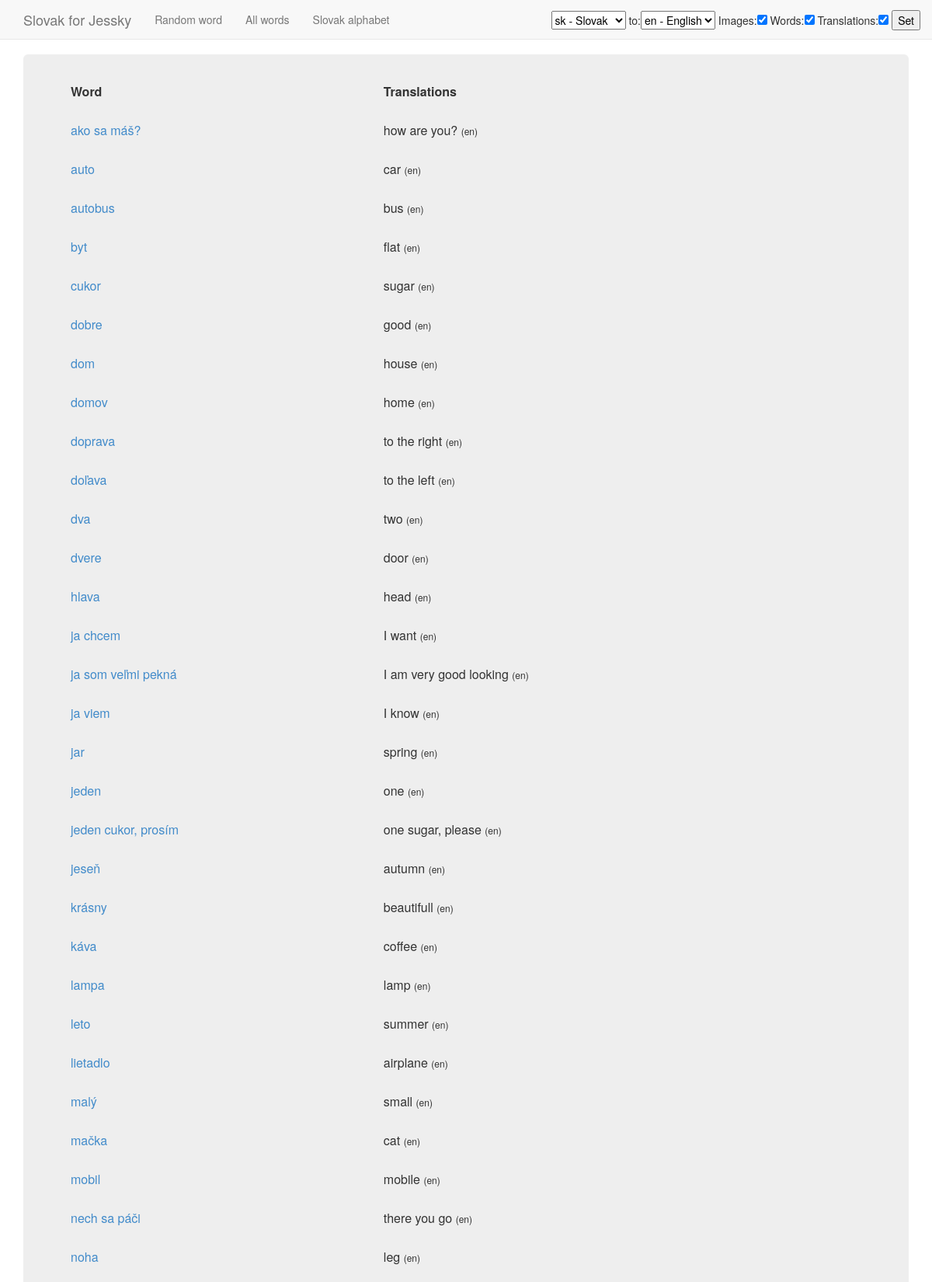
The app's page /wordphrase/list/1/ (upper part) with its own data.
### apps/wordphrase/models.py (models this page shows, shortened)
class WordPhrase(models.Model):
    WORD, PHRASE = 1, 2
    TYPE = (
        (WORD, 'Word'),
        (PHRASE, 'Phrase'),
    )
    text = models.CharField(max_length=255, unique=True)
    language = models.ForeignKey('Language')
    sounds = models.CharField(max_length=255, null=True, blank=True)
    type = models.SmallIntegerField(max_length=1, choices=TYPE, default=WORD)
    translations = models.ManyToManyField("self", blank=True, null=True)
    class Meta:
        ordering = (['text'])

class Language(models.Model):
    code = models.CharField(max_length=10)
    name = models.CharField(max_length=255)
    def __unicode__(self):
        return "%s - %s" % (self.code, self.name)

### apps/wordphrase/views.py (the view)
class WordPhraseListView(ListView):
    model = WordPhrase
    def get_queryset(self):
        return self.model.objects.filter(language=self.kwargs['language_id'])

### apps/wordphrase/forms.py
class SettingsForm(forms.Form):
    SOURCE_LANG_QUERYSET = Language.objects.all().order_by('id')
    DESTINATION_LANG_QUERYSET = Language.objects.all().order_by('-id')
    source_lang = forms.ModelChoiceField(
        label='',
        queryset=SOURCE_LANG_QUERYSET,
        empty_label=None,
    )
    destination_lang = forms.ModelChoiceField(label='to',
        queryset=DESTINATION_LANG_QUERYSET,
        empty_label=None,
    )
    show_images = forms.BooleanField(label='Images', required=False)
    show_wordphrase = forms.BooleanField(label='Words', required=False)
    show_translations = forms.BooleanField(label='Translations', required=False)
    next = forms.CharField(widget=forms.HiddenInput)

### apps/wordphrase/context_processors.py (called while the page is built)
def wordphrase(request):
    if not 'source_lang' in request.session:
        request.session['source_lang'] = SettingsForm.SOURCE_LANG_QUERYSET[0].id
    if not 'destination_lang' in request.session:
        request.session['destination_lang'] = SettingsForm.DESTINATION_LANG_QUERYSET[0].id
    return {
        'settings_form': SettingsForm(initial={
            'source_lang':request.session.get('source_lang',''),
            'destination_lang':request.session.get('destination_lang',''),
            'show_images':request.session.get('show_images', True),
            'show_wordphrase':request.session.get('show_wordphrase', True),
            'show_translations':request.session.get('show_translations', True),
            'next':request.get_full_path(),
        })
    }

### templates/wordphrase/wordphrase_list.html (shortened to what this page needs)
{% extends 'base.html' %}
{% load staticfiles %}
{% block content %}
    <table width='100%'>
    <tr>
        <th>Word</th>
        <th>Translations</th>
    </tr>
    {% for object in object_list %}
        <tr>
            <td>
                <a href="{% url 'wordphrase-detail' object.language.code object.id object.text|slugify %}">
                    {{ object.text }}
                </a>
            </td>
            <td>
                {% for translation in object.translations.all %}
                    {{ translation.text }} <span class='small'>({{  translation.language.code}})</span>
                {% endfor %}
            </td>
        </tr>
    {% endfor %}
    </table>
{% endblock %}

### templates/base.html (shortened to what this page needs)
<!DOCTYPE html>
<html lang="en">
<head>
    {% block css %}
        <link rel="stylesheet" type="text/css" href="{{ STATIC_URL }}css/bootstrap.min.css" />
        <link rel="stylesheet" type="text/css" href="{{ STATIC_URL }}css/main.css" />
    {% endblock %}
</head>
<body>
<div class="navbar navbar-default navbar-static-top" role="navigation">
    <div class="container">
        <div class="navbar-header">
            <a class="navbar-brand" href="/">Slovak for Jessky</a>
        </div>
        <div class="navbar-collapse collapse">
            <ul class="nav navbar-nav">
                <li><a href='{% url 'wordphrase-random' %}'>Random word</a></li>
                <li><a href='{% url 'wordphrase-list' request.session.source_lang %}'>All words</a></li>
                <li><a href="{% url 'alphabet-slovak' %}">Slovak alphabet</a></li>
            </ul>
            <ul class="nav navbar-nav navbar-right">
                <li>
                    <form method='post' action='{% url 'language-select' %}'>
                        {{ settings_form }} <input type='submit' value='Set' />
                    </form>
                </li>
            </ul>
        </div>
    </div>
</div>
<div class="container">
    <div class="jumbotron">
        {% block content %}
        {% endblock %}
    </div>
</div>
</body>
</html>

### static/css/main.css (style rules this page uses)
body { min-height: 2000px; }
.navbar-static-top { margin-bottom: 19px; }
label { font-weight:normal; }
.navbar-nav > li > form { padding: 13px 0 0 0; }
#id_destination_lang { xdisplay:none; }
.small { font-size: 75%; }
.jumbotron { margin-top:0; padding:23px; font-size:16px; line-height:3; }

### records on screen
WordPhrase: text "ako sa máš?"
WordPhrase: text "auto"
WordPhrase: text "autobus"
WordPhrase: text "byt"
WordPhrase: text "cukor"
WordPhrase: text "dobre"
WordPhrase: text "dom"
WordPhrase: text "domov"
WordPhrase: text "doprava"
WordPhrase: text "doľava"
WordPhrase: text "dva"
WordPhrase: text "dvere"
WordPhrase: text "hlava"
WordPhrase: text "ja chcem"
WordPhrase: text "ja som veľmi pekná"
WordPhrase: text "ja viem"
WordPhrase: text "jar"
WordPhrase: text "jeden"
WordPhrase: text "jeden cukor, prosím"
WordPhrase: text "jeseň"
WordPhrase: text "krásny"
WordPhrase: text "káva"
WordPhrase: text "lampa"
WordPhrase: text "leto"
WordPhrase: text "lietadlo"
WordPhrase: text "malý"
WordPhrase: text "mačka"
WordPhrase: text "mobil"
WordPhrase: text "nech sa páči"
WordPhrase: text "noha"
